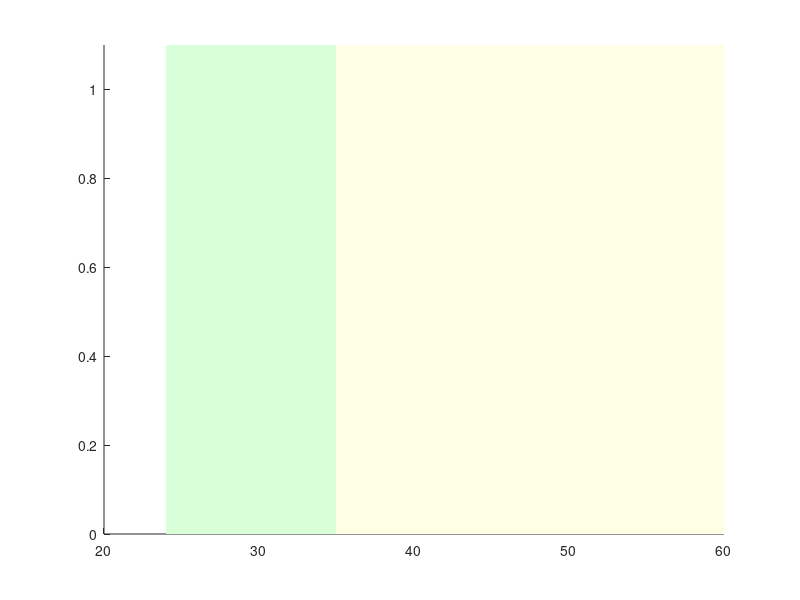

This figure's MATLAB source: (Note: this script raises an error after producing the figure.)
clear all;
clc;
num_drones = 5;
log_dir = '/home/asd/catkin_ws/src/multi_quadcopter_control/log/';
output_pdf = 'all_drones_plots.pdf';

if isfile(output_pdf)
    delete(output_pdf);
end
colors = lines(num_drones);

% === VERİ SAKLAMA HÜCRELERİ ===
thrust_all = cell(num_drones, 1);
time_all = cell(num_drones, 1);

% İvme verilerini zoom grafiğinde tekrar okumamak için hafızaya alıyoruz
acc_x_all = cell(num_drones, 1);
acc_y_all = cell(num_drones, 1);
acc_z_all = cell(num_drones, 1);
ref_acc_x = cell(num_drones, 1);
ref_acc_y = cell(num_drones, 1);
ref_acc_z = cell(num_drones, 1);


%% === VERİ OKUMA DÖNGÜSÜ ===
for i = 1:num_drones
    filename = fullfile(log_dir, sprintf('drone%d_log.txt', i));
    if ~isfile(filename)
        warning('File not found: %s', filename);
        continue;
    end

    data = readtable(filename, 'VariableNamingRule', 'preserve');
    time = data{:, "time"} - data{1, "time"};
    time_all{i} = time;

    % Thrust verilerini sakla
    thrust_all{i} = data{:, "r_thr"};
    
    % İvme verilerini sakla (Zoom kısmında kullanacağız)
    acc_x_all{i} = data{:, "a_acc.x"};
    acc_y_all{i} = data{:, "a_acc.y"};
    acc_z_all{i} = data{:, "a_acc.z"};
    
    ref_acc_x{i} = data{:, "r_acc.x"};
    ref_acc_y{i} = data{:, "r_acc.y"};
    ref_acc_z{i} = data{:, "r_acc.z"};
end

% === RENK VE ZAMAN TANIMLARI ===
t_green = [24 35 35 24];       color_green = [0.85 1 0.85];
t_yellow = [35 60 60 35];      color_yellow = [1 1 0.9];

t_zone1 = [0 8 8 0];      c_zone1 = [1 0.88 0.88];    % Pembe
t_zone2 = [8 21 21 8];    c_zone2 = [0.85 1 1];       % Mavi
t_zone3 = [21 33 33 21];  c_zone3 = [0.85 1 0.85];    % Yeşil
t_zone4 = [33 60 60 33];  c_zone4 = [1 1 0.9];        % Sarı


%% === 1. TÜM DRONE'LAR - THRUST (2 BÖLGELİ) ===
fig = figure;
hold on;
for i = 1:num_drones
    if ~isempty(thrust_all{i})
        plot(time_all{i}, thrust_all{i}, 'LineWidth', 2, 'Color', colors(i,:), 'DisplayName', sprintf('Quadcopter %d', i));
    end
end
yl = ylim; yl = [yl(1)*0.9, yl(2)*1.1]; ylim(yl); 
p1 = patch(t_green, [yl(1) yl(1) yl(2) yl(2)], color_green, 'EdgeColor', 'none', 'HandleVisibility', 'off');
p2 = patch(t_yellow, [yl(1) yl(1) yl(2) yl(2)], color_yellow, 'EdgeColor', 'none', 'HandleVisibility', 'off');
uistack(p1, 'bottom'); uistack(p2, 'bottom');
grid off; xlim([0 60]);
set(gca, 'FontName', 'Times New Roman', 'FontSize', 14, 'FontWeight', 'bold', 'LineWidth', 2, 'Box', 'on', 'Layer', 'top');
xlabel('t (s)', 'FontWeight', 'bold', 'FontSize', 14, 'FontName', 'Times New Roman');
ylabel('||f_{thrust}|| (N)', 'FontWeight', 'bold', 'FontSize', 14, 'FontName', 'Times New Roman');

% DÜZENLEME: Tek satır (Horizontal) ve Dışarıda
legend('show', 'Location','northoutside', 'Orientation', 'horizontal', 'FontSize', 12, 'FontWeight', 'bold', 'Box', 'off', 'FontName', 'Times New Roman');

exportgraphics(fig, 'drone_thrust.eps', 'ContentType', 'vector');
exportgraphics(fig, output_pdf, 'Append', true);
close(fig);


%% === 2. TÜM DRONE'LAR - DISTURBANCE FORCES (2 BÖLGELİ) ===
fig = figure;

% --- Fx ---
subplot(3,1,1); hold on;
for i = 1:num_drones
    filename = fullfile(log_dir, sprintf('drone%d_log.txt', i));
    if isfile(filename)
        data = readtable(filename, 'VariableNamingRule', 'preserve');
        plot(data{:, "time"} - data{1, "time"}, data{:, "dist_f.x"}, 'LineWidth', 2, 'Color', colors(i,:), 'DisplayName', sprintf('Quadcopter %d', i));
    end
end
yl = ylim; yl = [yl(1)*1.1, yl(2)*1.1]; ylim(yl);
p1 = patch(t_green, [yl(1) yl(1) yl(2) yl(2)], color_green, 'EdgeColor', 'none', 'HandleVisibility', 'off');
p2 = patch(t_yellow, [yl(1) yl(1) yl(2) yl(2)], color_yellow, 'EdgeColor', 'none', 'HandleVisibility', 'off');
uistack(p1, 'bottom'); uistack(p2, 'bottom');
ylabel('f_{dist,x} (N)', 'FontWeight', 'bold', 'FontSize', 14, 'FontName', 'Times New Roman'); 
grid off; xlim([0 60]); set(gca, 'FontName', 'Times New Roman', 'FontSize', 14, 'FontWeight', 'bold', 'LineWidth', 2, 'Box', 'on', 'Layer', 'top');

% DÜZENLEME: Tek satır
legend('show','FontSize',12,'FontWeight','bold','Box','off', 'FontName', 'Times New Roman', 'Location', 'northoutside', 'Orientation', 'horizontal');

% --- Fy ---
subplot(3,1,2); hold on;
for i = 1:num_drones
    filename = fullfile(log_dir, sprintf('drone%d_log.txt', i));
    if isfile(filename)
        data = readtable(filename, 'VariableNamingRule', 'preserve');
        plot(data{:, "time"} - data{1, "time"}, data{:, "dist_f.y"}, 'LineWidth', 2, 'Color', colors(i,:), 'DisplayName', sprintf('Quadcopter %d', i));
    end
end
yl = ylim; yl = [yl(1)*1.1, yl(2)*1.1]; ylim(yl);
p1 = patch(t_green, [yl(1) yl(1) yl(2) yl(2)], color_green, 'EdgeColor', 'none', 'HandleVisibility', 'off');
p2 = patch(t_yellow, [yl(1) yl(1) yl(2) yl(2)], color_yellow, 'EdgeColor', 'none', 'HandleVisibility', 'off');
uistack(p1, 'bottom'); uistack(p2, 'bottom');
ylabel('f_{dist,y} (N)', 'FontWeight', 'bold', 'FontSize', 14, 'FontName', 'Times New Roman'); 
grid off; xlim([0 60]); set(gca, 'FontName', 'Times New Roman', 'FontSize', 14, 'FontWeight', 'bold', 'LineWidth', 2, 'Box', 'on', 'Layer', 'top');

% --- Fz ---
subplot(3,1,3); hold on;
for i = 1:num_drones
    filename = fullfile(log_dir, sprintf('drone%d_log.txt', i));
    if isfile(filename)
        data = readtable(filename, 'VariableNamingRule', 'preserve');
        plot(data{:, "time"} - data{1, "time"}, data{:, "dist_f.z"}, 'LineWidth', 2, 'Color', colors(i,:), 'DisplayName', sprintf('Quadcopter %d', i));
    end
end
yl = ylim; yl = [yl(1)*1.1, yl(2)*1.1]; ylim(yl);
p1 = patch(t_green, [yl(1) yl(1) yl(2) yl(2)], color_green, 'EdgeColor', 'none', 'HandleVisibility', 'off');
p2 = patch(t_yellow, [yl(1) yl(1) yl(2) yl(2)], color_yellow, 'EdgeColor', 'none', 'HandleVisibility', 'off');
uistack(p1, 'bottom'); uistack(p2, 'bottom');
ylabel('f_{dist,z} (N)', 'FontWeight', 'bold', 'FontSize', 14, 'FontName', 'Times New Roman'); 
xlabel('t (s)', 'FontWeight', 'bold', 'FontSize', 14, 'FontName', 'Times New Roman'); 
grid off; xlim([0 60]); set(gca, 'FontName', 'Times New Roman', 'FontSize', 14, 'FontWeight', 'bold', 'LineWidth', 2, 'Box', 'on', 'Layer', 'top');
exportgraphics(fig, 'drone_disturbance.eps', 'ContentType', 'vector');
exportgraphics(fig, output_pdf, 'Append', true);
close(fig);


%% === 3. TÜM DRONE'LAR - POZİSYON (4 BÖLGELİ) ===
fig = figure;

% === X ===
subplot(3,1,1); hold on;
plot(NaN, NaN, ':k', 'LineWidth', 2, 'DisplayName', 'Desired');
for i = 1:num_drones
    filename = fullfile(log_dir, sprintf('drone%d_log.txt', i));
    if isfile(filename)
        data = readtable(filename, 'VariableNamingRule', 'preserve');
        time = data{:, "time"} - data{1, "time"};
        plot(time, data{:, "a_pos.x"}, '-',  'Color', colors(i,:), 'LineWidth', 2, 'DisplayName', sprintf('Quadcopter %d', i));
        plot(time, data{:, "r_pos.x"}, ':k', 'LineWidth', 2, 'HandleVisibility', 'off');
    end
end
yl = ylim; yl = [yl(1)-1, yl(2)+1]; ylim(yl);
p1 = patch(t_zone1, [yl(1) yl(1) yl(2) yl(2)], c_zone1, 'EdgeColor', 'none', 'HandleVisibility', 'off');
p2 = patch(t_zone2, [yl(1) yl(1) yl(2) yl(2)], c_zone2, 'EdgeColor', 'none', 'HandleVisibility', 'off');
p3 = patch(t_zone3, [yl(1) yl(1) yl(2) yl(2)], c_zone3, 'EdgeColor', 'none', 'HandleVisibility', 'off');
p4 = patch(t_zone4, [yl(1) yl(1) yl(2) yl(2)], c_zone4, 'EdgeColor', 'none', 'HandleVisibility', 'off');
uistack(p1,'bottom'); uistack(p2,'bottom'); uistack(p3,'bottom'); uistack(p4,'bottom');
ylabel('x (m)', 'FontWeight', 'bold', 'FontSize', 14, 'FontName', 'Times New Roman'); 
grid off; xlim([0 60]); set(gca, 'FontName', 'Times New Roman', 'FontSize', 14, 'FontWeight', 'bold', 'LineWidth', 2, 'Box', 'on', 'Layer', 'top');

% DÜZENLEME: Tek satır
legend('show', 'FontSize', 12, 'FontWeight', 'bold', 'Location', 'northoutside', 'Box', 'off', 'FontName', 'Times New Roman', 'Orientation', 'horizontal');

% === Y ===
subplot(3,1,2); hold on;
for i = 1:num_drones
    filename = fullfile(log_dir, sprintf('drone%d_log.txt', i));
    if isfile(filename)
        data = readtable(filename, 'VariableNamingRule', 'preserve');
        time = data{:, "time"} - data{1, "time"};
        plot(time, data{:, "a_pos.y"}, '-',  'Color', colors(i,:), 'LineWidth', 2);
        plot(time, data{:, "r_pos.y"}, ':k', 'LineWidth', 2);
    end
end
yl = ylim; yl = [yl(1)-1, yl(2)+1]; ylim(yl);
p1 = patch(t_zone1, [yl(1) yl(1) yl(2) yl(2)], c_zone1, 'EdgeColor', 'none', 'HandleVisibility', 'off');
p2 = patch(t_zone2, [yl(1) yl(1) yl(2) yl(2)], c_zone2, 'EdgeColor', 'none', 'HandleVisibility', 'off');
p3 = patch(t_zone3, [yl(1) yl(1) yl(2) yl(2)], c_zone3, 'EdgeColor', 'none', 'HandleVisibility', 'off');
p4 = patch(t_zone4, [yl(1) yl(1) yl(2) yl(2)], c_zone4, 'EdgeColor', 'none', 'HandleVisibility', 'off');
uistack(p1,'bottom'); uistack(p2,'bottom'); uistack(p3,'bottom'); uistack(p4,'bottom');
ylabel('y (m)', 'FontWeight', 'bold', 'FontSize', 14, 'FontName', 'Times New Roman'); 
grid off; xlim([0 60]); set(gca, 'FontName', 'Times New Roman', 'FontSize', 14, 'FontWeight', 'bold', 'LineWidth', 2, 'Box', 'on', 'Layer', 'top');

% === Z ===
subplot(3,1,3); hold on;
for i = 1:num_drones
    filename = fullfile(log_dir, sprintf('drone%d_log.txt', i));
    if isfile(filename)
        data = readtable(filename, 'VariableNamingRule', 'preserve');
        time = data{:, "time"} - data{1, "time"};
        plot(time, data{:, "a_pos.z"}, '-',  'Color', colors(i,:), 'LineWidth', 2);
        plot(time, data{:, "r_pos.z"}, ':k', 'LineWidth', 2);
    end
end
yl = ylim; yl = [yl(1)-0.5, yl(2)+0.5]; ylim(yl);
p1 = patch(t_zone1, [yl(1) yl(1) yl(2) yl(2)], c_zone1, 'EdgeColor', 'none', 'HandleVisibility', 'off');
p2 = patch(t_zone2, [yl(1) yl(1) yl(2) yl(2)], c_zone2, 'EdgeColor', 'none', 'HandleVisibility', 'off');
p3 = patch(t_zone3, [yl(1) yl(1) yl(2) yl(2)], c_zone3, 'EdgeColor', 'none', 'HandleVisibility', 'off');
p4 = patch(t_zone4, [yl(1) yl(1) yl(2) yl(2)], c_zone4, 'EdgeColor', 'none', 'HandleVisibility', 'off');
uistack(p1,'bottom'); uistack(p2,'bottom'); uistack(p3,'bottom'); uistack(p4,'bottom');
ylabel('z (m)', 'FontWeight', 'bold', 'FontSize', 14, 'FontName', 'Times New Roman');
xlabel('t (s)', 'FontWeight', 'bold', 'FontSize', 14, 'FontName', 'Times New Roman'); 
grid off; xlim([0 60]); set(gca, 'FontName', 'Times New Roman', 'FontSize', 14, 'FontWeight', 'bold', 'LineWidth', 2, 'Box', 'on', 'Layer', 'top');
exportgraphics(fig, 'drone_pos.eps', 'ContentType', 'vector');
exportgraphics(fig, output_pdf, 'Append', true);
close(fig);


%% === 4. TÜM DRONE'LAR - 3D KONUM ===
fig = figure;
hold on;
grid off; set(gca, 'FontName', 'Times New Roman', 'FontSize', 14, 'FontWeight', 'bold', 'LineWidth', 2, 'Box', 'on');
axis equal; axis tight; zlim([0 5]);
for i = 1:num_drones
    filename = fullfile(log_dir, sprintf('drone%d_log.txt', i));
    if isfile(filename)
        data = readtable(filename, 'VariableNamingRule', 'preserve');
        plot3(data{:, "a_pos.x"}, data{:, "a_pos.y"}, data{:, "a_pos.z"}, '-', 'Color', colors(i,:), 'LineWidth', 2, 'DisplayName', sprintf('Quadcopter %d', i));
        plot3(data{:, "r_pos.x"}, data{:, "r_pos.y"}, data{:, "r_pos.z"}, ':k', 'LineWidth', 2, 'HandleVisibility', 'off');
    end
end
xlabel('x (m)', 'FontWeight', 'bold', 'FontSize', 14, 'FontName', 'Times New Roman');
ylabel('y (m)', 'FontWeight', 'bold', 'FontSize', 14, 'FontName', 'Times New Roman');
zlabel('z (m)', 'FontWeight', 'bold', 'FontSize', 14, 'FontName', 'Times New Roman');
title('All Drones - 3D Position (Actual Trajectories)', 'FontWeight', 'bold', 'FontSize', 14, 'FontName', 'Times New Roman');

% DÜZENLEME: Tek satır
legend('show', 'Location','northoutside', 'Orientation', 'horizontal', 'FontSize', 12, 'FontWeight', 'bold', 'Box','off', 'FontName', 'Times New Roman');

view(45, 25);
exportgraphics(fig, 'all_drones_3d_position.eps', 'ContentType', 'vector');
exportgraphics(fig, output_pdf, 'Append', true);
close(fig);


%% === 5. TÜM DRONE'LAR - VELOCITY (TAM KOD) ===
fig = figure;

% Vx
subplot(3,1,1); hold on;
plot(NaN, NaN, ':k', 'LineWidth', 2, 'DisplayName', 'Desired');
for i = 1:num_drones
    filename = fullfile(log_dir, sprintf('drone%d_log.txt', i));
    if isfile(filename)
        data = readtable(filename, 'VariableNamingRule', 'preserve');
        time = data{:, "time"} - data{1, "time"};
        plot(time, data{:, "a_vel.x"}, '-', 'Color', colors(i,:), 'LineWidth', 2, 'DisplayName', sprintf('Quadcopter %d', i));
        plot(time, data{:, "r_vel.x"}, ':k', 'LineWidth', 2, 'HandleVisibility', 'off');
    end
end
% Arka Plan
yl = ylim; yl = [yl(1)-0.5, yl(2)+0.5]; ylim(yl);
p1 = patch(t_zone1, [yl(1) yl(1) yl(2) yl(2)], c_zone1, 'EdgeColor', 'none', 'HandleVisibility', 'off');
p2 = patch(t_zone2, [yl(1) yl(1) yl(2) yl(2)], c_zone2, 'EdgeColor', 'none', 'HandleVisibility', 'off');
p3 = patch(t_zone3, [yl(1) yl(1) yl(2) yl(2)], c_zone3, 'EdgeColor', 'none', 'HandleVisibility', 'off');
p4 = patch(t_zone4, [yl(1) yl(1) yl(2) yl(2)], c_zone4, 'EdgeColor', 'none', 'HandleVisibility', 'off');
uistack(p1,'bottom'); uistack(p2,'bottom'); uistack(p3,'bottom'); uistack(p4,'bottom');

ylabel('v_x (m/s)', 'FontWeight', 'bold', 'FontSize', 14, 'FontName', 'Times New Roman'); 
grid off; xlim([0 60]); set(gca, 'FontName', 'Times New Roman', 'FontSize', 14, 'FontWeight', 'bold', 'LineWidth', 2, 'Box', 'on', 'Layer', 'top');

% DÜZENLEME: Tek satır
legend('show', 'FontSize', 12, 'FontWeight', 'bold', 'Location', 'northoutside', 'Box', 'off', 'FontName', 'Times New Roman', 'Orientation', 'horizontal');

% Vy
subplot(3,1,2); hold on;
for i = 1:num_drones
    filename = fullfile(log_dir, sprintf('drone%d_log.txt', i));
    if isfile(filename)
        data = readtable(filename, 'VariableNamingRule', 'preserve');
        time = data{:, "time"} - data{1, "time"};
        plot(time, data{:, "a_vel.y"}, '-', 'Color', colors(i,:), 'LineWidth', 2);
        plot(time, data{:, "r_vel.y"}, ':k', 'LineWidth', 2);
    end
end
% Arka Plan
yl = ylim; yl = [yl(1)-0.5, yl(2)+0.5]; ylim(yl);
p1 = patch(t_zone1, [yl(1) yl(1) yl(2) yl(2)], c_zone1, 'EdgeColor', 'none', 'HandleVisibility', 'off');
p2 = patch(t_zone2, [yl(1) yl(1) yl(2) yl(2)], c_zone2, 'EdgeColor', 'none', 'HandleVisibility', 'off');
p3 = patch(t_zone3, [yl(1) yl(1) yl(2) yl(2)], c_zone3, 'EdgeColor', 'none', 'HandleVisibility', 'off');
p4 = patch(t_zone4, [yl(1) yl(1) yl(2) yl(2)], c_zone4, 'EdgeColor', 'none', 'HandleVisibility', 'off');
uistack(p1,'bottom'); uistack(p2,'bottom'); uistack(p3,'bottom'); uistack(p4,'bottom');

ylabel('v_y (m/s)', 'FontWeight', 'bold', 'FontSize', 14, 'FontName', 'Times New Roman'); 
grid off; xlim([0 60]); set(gca, 'FontName', 'Times New Roman', 'FontSize', 14, 'FontWeight', 'bold', 'LineWidth', 2, 'Box', 'on', 'Layer', 'top');

% Vz
subplot(3,1,3); hold on;
for i = 1:num_drones
    filename = fullfile(log_dir, sprintf('drone%d_log.txt', i));
    if isfile(filename)
        data = readtable(filename, 'VariableNamingRule', 'preserve');
        time = data{:, "time"} - data{1, "time"};
        plot(time, data{:, "a_vel.z"}, '-', 'Color', colors(i,:), 'LineWidth', 2);
        plot(time, data{:, "r_vel.z"}, ':k', 'LineWidth', 2);
    end
end
% Arka Plan
yl = ylim; yl = [yl(1)-0.5, yl(2)+0.5]; ylim(yl);
p1 = patch(t_zone1, [yl(1) yl(1) yl(2) yl(2)], c_zone1, 'EdgeColor', 'none', 'HandleVisibility', 'off');
p2 = patch(t_zone2, [yl(1) yl(1) yl(2) yl(2)], c_zone2, 'EdgeColor', 'none', 'HandleVisibility', 'off');
p3 = patch(t_zone3, [yl(1) yl(1) yl(2) yl(2)], c_zone3, 'EdgeColor', 'none', 'HandleVisibility', 'off');
p4 = patch(t_zone4, [yl(1) yl(1) yl(2) yl(2)], c_zone4, 'EdgeColor', 'none', 'HandleVisibility', 'off');
uistack(p1,'bottom'); uistack(p2,'bottom'); uistack(p3,'bottom'); uistack(p4,'bottom');

ylabel('v_z (m/s)', 'FontWeight', 'bold', 'FontSize', 14, 'FontName', 'Times New Roman'); 
xlabel('t (s)', 'FontWeight', 'bold', 'FontSize', 14, 'FontName', 'Times New Roman'); 
grid off; xlim([0 60]); set(gca, 'FontName', 'Times New Roman', 'FontSize', 14, 'FontWeight', 'bold', 'LineWidth', 2, 'Box', 'on', 'Layer', 'top');

exportgraphics(fig, 'all_drones_velocity.eps', 'ContentType', 'vector');
exportgraphics(fig, output_pdf, 'Append', true);
close(fig);


%% === 6. TÜM DRONE'LAR - ACCELERATION (REVİZE EDİLMİŞ ZOOM - ALT ORTA) ===
fig = figure;

% Zoom Yapılacak Zaman Aralığı
zoom_t_start = 3.5;
zoom_t_end = 8.5;
zoom_xlim = [zoom_t_start zoom_t_end];

% --- AX ---
h1 = subplot(3,1,1); hold on;
plot(NaN, NaN, ':k', 'LineWidth', 2, 'DisplayName', 'Desired');
for i = 1:num_drones
    if ~isempty(acc_x_all{i})
        plot(time_all{i}, acc_x_all{i}, '-', 'Color', colors(i,:), 'LineWidth', 2, 'DisplayName', sprintf('Quadcopter %d', i));
        plot(time_all{i}, ref_acc_x{i}, ':k', 'LineWidth', 2, 'HandleVisibility', 'off');
    end
end
% Arka Plan
yl = ylim; yl = [yl(1)-0.5, yl(2)+0.5]; ylim(yl);
p1 = patch(t_zone1, [yl(1) yl(1) yl(2) yl(2)], c_zone1, 'EdgeColor', 'none', 'HandleVisibility', 'off');
p2 = patch(t_zone2, [yl(1) yl(1) yl(2) yl(2)], c_zone2, 'EdgeColor', 'none', 'HandleVisibility', 'off');
p3 = patch(t_zone3, [yl(1) yl(1) yl(2) yl(2)], c_zone3, 'EdgeColor', 'none', 'HandleVisibility', 'off');
p4 = patch(t_zone4, [yl(1) yl(1) yl(2) yl(2)], c_zone4, 'EdgeColor', 'none', 'HandleVisibility', 'off');
uistack(p1,'bottom'); uistack(p2,'bottom'); uistack(p3,'bottom'); uistack(p4,'bottom');
% Zoom Dikdörtgeni
rectangle('Position', [zoom_t_start, yl(1)+0.2, zoom_t_end-zoom_t_start, yl(2)-yl(1)-0.4], 'EdgeColor', 'r', 'LineWidth', 2, 'LineStyle', '--');
ylabel('a_x (m/s^2)', 'FontWeight', 'bold', 'FontSize', 14, 'FontName', 'Times New Roman'); 
grid off; xlim([0 60]); 
set(gca, 'FontName', 'Times New Roman', 'FontSize', 14, 'FontWeight', 'bold', 'LineWidth', 2, 'Box', 'on', 'Layer', 'top');

% DÜZENLEME: Tek satır
legend('show', 'FontSize', 12, 'FontWeight', 'bold', 'Location', 'northoutside', 'Box', 'off', 'FontName', 'Times New Roman', 'Orientation', 'horizontal');

% >> INSET ZOOM AX (Konum Değiştirildi: Alt-Orta Mavi Bölge) <<
main_pos = get(h1, 'Position'); 
inset_w = main_pos(3) * 0.15;   % Genişlik (Ana grafiğin %20'si)
inset_h = main_pos(4) * 0.25;   % Yükseklik (Ana grafiğin %30'u)
% Konum: Yatayda ortaya yakın (0.3), Dikeyde aşağıda (0.1)
inset_x = main_pos(1) + main_pos(3)*0.19; 
inset_y = main_pos(2) + main_pos(4)*0.12;
ax_ins = axes('Position', [inset_x inset_y inset_w inset_h]);
box on; hold on;
for i=1:num_drones
    plot(time_all{i}, acc_x_all{i}, 'Color', colors(i,:), 'LineWidth', 2);
    plot(time_all{i}, ref_acc_x{i}, ':k', 'LineWidth', 2);
end
xlim(zoom_xlim); grid off; set(gca, 'Color', 'w', 'FontSize', 8);

% --- AY ---
h2 = subplot(3,1,2); hold on;
for i = 1:num_drones
    if ~isempty(acc_y_all{i})
        plot(time_all{i}, acc_y_all{i}, '-', 'Color', colors(i,:), 'LineWidth', 2);
        plot(time_all{i}, ref_acc_y{i}, ':k', 'LineWidth', 2);
    end
end
% Arka Plan
yl = ylim; yl = [yl(1)-0.5, yl(2)+0.5]; ylim(yl);
p1 = patch(t_zone1, [yl(1) yl(1) yl(2) yl(2)], c_zone1, 'EdgeColor', 'none', 'HandleVisibility', 'off');
p2 = patch(t_zone2, [yl(1) yl(1) yl(2) yl(2)], c_zone2, 'EdgeColor', 'none', 'HandleVisibility', 'off');
p3 = patch(t_zone3, [yl(1) yl(1) yl(2) yl(2)], c_zone3, 'EdgeColor', 'none', 'HandleVisibility', 'off');
p4 = patch(t_zone4, [yl(1) yl(1) yl(2) yl(2)], c_zone4, 'EdgeColor', 'none', 'HandleVisibility', 'off');
uistack(p1,'bottom'); uistack(p2,'bottom'); uistack(p3,'bottom'); uistack(p4,'bottom');
% Zoom Dikdörtgeni
rectangle('Position', [zoom_t_start, yl(1)+0.2, zoom_t_end-zoom_t_start, yl(2)-yl(1)-0.4], 'EdgeColor', 'r', 'LineWidth', 2, 'LineStyle', '--');
ylabel('a_y (m/s^2)', 'FontWeight', 'bold', 'FontSize', 14, 'FontName', 'Times New Roman'); 
grid off; xlim([0 60]); 
set(gca, 'FontName', 'Times New Roman', 'FontSize', 14, 'FontWeight', 'bold', 'LineWidth', 2, 'Box', 'on', 'Layer', 'top');

% >> INSET ZOOM AY <<
main_pos = get(h2, 'Position');
inset_w = main_pos(3) * 0.15;
inset_h = main_pos(4) * 0.25;
% Konum: Yatayda ortaya yakın (0.3), Dikeyde aşağıda (0.1)
inset_x = main_pos(1) + main_pos(3)*0.19;
inset_y = main_pos(2) + main_pos(4)*0.12;
ax_ins = axes('Position', [inset_x inset_y inset_w inset_h]);
box on; hold on;
for i=1:num_drones
    plot(time_all{i}, acc_y_all{i}, 'Color', colors(i,:), 'LineWidth', 2);
    plot(time_all{i}, ref_acc_y{i}, ':k', 'LineWidth', 2);
end
xlim(zoom_xlim); grid off; set(gca, 'Color', 'w', 'FontSize', 8);

% --- AZ ---
h3 = subplot(3,1,3); hold on;
for i = 1:num_drones
    if ~isempty(acc_z_all{i})
        plot(time_all{i}, acc_z_all{i}, '-', 'Color', colors(i,:), 'LineWidth', 2);
        plot(time_all{i}, ref_acc_z{i}, ':k', 'LineWidth', 2);
    end
end
% Arka Plan
yl = ylim; yl = [yl(1)-0.5, yl(2)+0.5]; ylim(yl);
p1 = patch(t_zone1, [yl(1) yl(1) yl(2) yl(2)], c_zone1, 'EdgeColor', 'none', 'HandleVisibility', 'off');
p2 = patch(t_zone2, [yl(1) yl(1) yl(2) yl(2)], c_zone2, 'EdgeColor', 'none', 'HandleVisibility', 'off');
p3 = patch(t_zone3, [yl(1) yl(1) yl(2) yl(2)], c_zone3, 'EdgeColor', 'none', 'HandleVisibility', 'off');
p4 = patch(t_zone4, [yl(1) yl(1) yl(2) yl(2)], c_zone4, 'EdgeColor', 'none', 'HandleVisibility', 'off');
uistack(p1,'bottom'); uistack(p2,'bottom'); uistack(p3,'bottom'); uistack(p4,'bottom');
% Zoom Dikdörtgeni
rectangle('Position', [zoom_t_start, yl(1)+0.2, zoom_t_end-zoom_t_start, yl(2)-yl(1)-0.4], 'EdgeColor', 'r', 'LineWidth', 2, 'LineStyle', '--');
ylabel('a_z (m/s^2)', 'FontWeight', 'bold', 'FontSize', 14, 'FontName', 'Times New Roman');
xlabel('t (s)', 'FontWeight', 'bold', 'FontSize', 14, 'FontName', 'Times New Roman'); 
grid off; xlim([0 60]); 
set(gca, 'FontName', 'Times New Roman', 'FontSize', 14, 'FontWeight', 'bold', 'LineWidth', 2, 'Box', 'on', 'Layer', 'top');

% >> INSET ZOOM AZ <<
main_pos = get(h3, 'Position');
inset_w = main_pos(3) * 0.15;
inset_h = main_pos(4) * 0.25;
% Konum: Yatayda ortaya yakın (0.3), Dikeyde aşağıda (0.1)
inset_x = main_pos(1) + main_pos(3)*0.19;
inset_y = main_pos(2) + main_pos(4)*0.12;
ax_ins = axes('Position', [inset_x inset_y inset_w inset_h]);
box on; hold on;
for i=1:num_drones
    plot(time_all{i}, acc_z_all{i}, 'Color', colors(i,:), 'LineWidth', 2);
    plot(time_all{i}, ref_acc_z{i}, ':k', 'LineWidth', 2);
end
xlim(zoom_xlim); grid off; set(gca, 'Color', 'w', 'FontSize', 8);

exportgraphics(fig, 'all_drones_acceleration_zoomed.eps', 'ContentType', 'vector');
exportgraphics(fig, output_pdf, 'Append', true);
close(fig);

%% === 7. TÜM DRONE'LAR - EULER AÇILARI (DÜZELTİLMİŞ) ===
fig = figure;

% --- Roll (Phi) ---
subplot(3,1,1); hold on;
plot(NaN, NaN, ':k', 'LineWidth', 2, 'DisplayName', 'Desired');
for i = 1:num_drones
    filename = fullfile(log_dir, sprintf('drone%d_log.txt', i));
    if isfile(filename)
        data = readtable(filename, 'VariableNamingRule', 'preserve');
        time = data{:, "time"} - data{1, "time"};
        
        plot(time, data{:, "a_eul_ang.x"}, '-', 'Color', colors(i,:), 'LineWidth', 2, 'DisplayName', sprintf('Quadcopter %d', i));
        plot(time, data{:, "r_eul_ang.x"}, ':k', 'LineWidth', 2, 'HandleVisibility', 'off');
    end
end
% Arka Plan Renkleri
yl = ylim; yl = [yl(1)-0.1, yl(2)+0.1]; ylim(yl);
p1 = patch(t_zone1, [yl(1) yl(1) yl(2) yl(2)], c_zone1, 'EdgeColor', 'none', 'HandleVisibility', 'off');
p2 = patch(t_zone2, [yl(1) yl(1) yl(2) yl(2)], c_zone2, 'EdgeColor', 'none', 'HandleVisibility', 'off');
p3 = patch(t_zone3, [yl(1) yl(1) yl(2) yl(2)], c_zone3, 'EdgeColor', 'none', 'HandleVisibility', 'off');
p4 = patch(t_zone4, [yl(1) yl(1) yl(2) yl(2)], c_zone4, 'EdgeColor', 'none', 'HandleVisibility', 'off');
uistack(p1,'bottom'); uistack(p2,'bottom'); uistack(p3,'bottom'); uistack(p4,'bottom');

ylabel('\phi (rad)', 'FontWeight', 'bold', 'FontSize', 14, 'FontName', 'Times New Roman'); 
grid off; xlim([0 60]); 
set(gca, 'FontName', 'Times New Roman', 'FontSize', 14, 'FontWeight', 'bold', 'LineWidth', 2, 'Box', 'on', 'Layer', 'top');

% DÜZENLEME: Tek satır
legend('show', 'FontSize', 12, 'FontWeight', 'bold', 'Location', 'northoutside', 'Box', 'off', 'FontName', 'Times New Roman', 'Orientation', 'horizontal');

% --- Pitch (Theta) ---
subplot(3,1,2); hold on;
for i = 1:num_drones
    filename = fullfile(log_dir, sprintf('drone%d_log.txt', i));
    if isfile(filename)
        data = readtable(filename, 'VariableNamingRule', 'preserve');
        time = data{:, "time"} - data{1, "time"};
        
        plot(time, data{:, "a_eul_ang.y"}, '-', 'Color', colors(i,:), 'LineWidth', 2, 'DisplayName', sprintf('Quadcopter %d', i));
        plot(time, data{:, "r_eul_ang.y"}, ':k', 'LineWidth', 2, 'HandleVisibility', 'off');
    end
end
% Arka Plan Renkleri
yl = ylim; yl = [yl(1)-0.1, yl(2)+0.1]; ylim(yl);
p1 = patch(t_zone1, [yl(1) yl(1) yl(2) yl(2)], c_zone1, 'EdgeColor', 'none', 'HandleVisibility', 'off');
p2 = patch(t_zone2, [yl(1) yl(1) yl(2) yl(2)], c_zone2, 'EdgeColor', 'none', 'HandleVisibility', 'off');
p3 = patch(t_zone3, [yl(1) yl(1) yl(2) yl(2)], c_zone3, 'EdgeColor', 'none', 'HandleVisibility', 'off');
p4 = patch(t_zone4, [yl(1) yl(1) yl(2) yl(2)], c_zone4, 'EdgeColor', 'none', 'HandleVisibility', 'off');
uistack(p1,'bottom'); uistack(p2,'bottom'); uistack(p3,'bottom'); uistack(p4,'bottom');

ylabel('\theta (rad)', 'FontWeight', 'bold', 'FontSize', 14, 'FontName', 'Times New Roman'); 
grid off; xlim([0 60]); 
set(gca, 'FontName', 'Times New Roman', 'FontSize', 14, 'FontWeight', 'bold', 'LineWidth', 2, 'Box', 'on', 'Layer', 'top');

% --- Yaw (Psi) ---
subplot(3,1,3); hold on;
for i = 1:num_drones
    filename = fullfile(log_dir, sprintf('drone%d_log.txt', i));
    if isfile(filename)
        data = readtable(filename, 'VariableNamingRule', 'preserve');
        time = data{:, "time"} - data{1, "time"};
        
        plot(time, data{:, "a_eul_ang.z"}, '-', 'Color', colors(i,:), 'LineWidth', 2, 'DisplayName', sprintf('Quadcopter %d', i));
        plot(time, data{:, "r_eul_ang.z"}, ':k', 'LineWidth', 2, 'HandleVisibility', 'off');
    end
end
% Arka Plan Renkleri
yl = ylim; yl = [yl(1)-0.1, yl(2)+0.1]; ylim(yl);
p1 = patch(t_zone1, [yl(1) yl(1) yl(2) yl(2)], c_zone1, 'EdgeColor', 'none', 'HandleVisibility', 'off');
p2 = patch(t_zone2, [yl(1) yl(1) yl(2) yl(2)], c_zone2, 'EdgeColor', 'none', 'HandleVisibility', 'off');
p3 = patch(t_zone3, [yl(1) yl(1) yl(2) yl(2)], c_zone3, 'EdgeColor', 'none', 'HandleVisibility', 'off');
p4 = patch(t_zone4, [yl(1) yl(1) yl(2) yl(2)], c_zone4, 'EdgeColor', 'none', 'HandleVisibility', 'off');
uistack(p1,'bottom'); uistack(p2,'bottom'); uistack(p3,'bottom'); uistack(p4,'bottom');

ylabel('\psi (rad)', 'FontWeight', 'bold', 'FontSize', 14, 'FontName', 'Times New Roman');
xlabel('t (s)', 'FontWeight', 'bold', 'FontSize', 14, 'FontName', 'Times New Roman'); 
grid off; xlim([0 60]); 
set(gca, 'FontName', 'Times New Roman', 'FontSize', 14, 'FontWeight', 'bold', 'LineWidth', 2, 'Box', 'on', 'Layer', 'top');

exportgraphics(fig, 'all_drones_euler.eps', 'ContentType', 'vector');
exportgraphics(fig, output_pdf, 'Append', true);
close(fig);

%% === 8. TÜM DRONE'LAR - 3D POZİSYON HATASI ===
fig = figure;
hold on;

for i = 1:num_drones
    filename = fullfile(log_dir, sprintf('drone%d_log.txt', i));
    if isfile(filename)
        data = readtable(filename, 'VariableNamingRule', 'preserve');
        time = data{:, "time"} - data{1, "time"};
        x = data{:, "a_pos.x"};  y = data{:, "a_pos.y"};  z = data{:, "a_pos.z"};
        xr = data{:, "r_pos.x"}; yr = data{:, "r_pos.y"}; zr = data{:, "r_pos.z"};
        pos_error = sqrt((x - xr).^2 + (y - yr).^2 + (z - zr).^2);
        plot(time, pos_error, 'LineWidth', 2, 'Color', colors(i,:), 'DisplayName', sprintf('Quadcopter %d', i));
    end
end

xlabel('t (s)', 'FontWeight', 'bold', 'FontSize', 14, 'FontName', 'Times New Roman');
ylabel('||e_p|| (m)', 'FontWeight', 'bold', 'FontSize', 14, 'FontName', 'Times New Roman');

% DÜZENLEME: Tek satır
legend('show', 'Location', 'northoutside', 'Orientation', 'horizontal', 'FontSize', 12, 'FontWeight', 'bold', 'Box','off', 'FontName', 'Times New Roman');

grid off; set(gca, 'FontName', 'Times New Roman', 'FontSize', 14, 'FontWeight', 'bold', 'LineWidth', 2, 'Box', 'on');

exportgraphics(fig, 'all_drones_position_error.eps', 'ContentType', 'vector');
exportgraphics(fig, output_pdf, 'Append', true);
close(fig);

%% === 9. RMSE (ORTALAMA) VE ISE (TOPLAM) HATA HESAPLAMASI ===
fprintf('\n=======================================================\n');
fprintf('   PERFORMANS METRİKLERİ (RMSE: Ortalama, ISE: Toplam)   \n');
fprintf('=======================================================\n');

for i = 1:num_drones
    filename = fullfile(log_dir, sprintf('drone%d_log.txt', i));
    if isfile(filename)
        data = readtable(filename, 'VariableNamingRule', 'preserve');
        
        % Zaman farklarını (dt) hesapla (İntegral için gerekli)
        t = data{:, "time"} - data{1, "time"};
        dt = [0; diff(t)]; % Her adım arasındaki süre
        
        % Hata hesapla
        e_x = data{:, "a_pos.x"} - data{:, "r_pos.x"};
        e_y = data{:, "a_pos.y"} - data{:, "r_pos.y"};
        e_z = data{:, "a_pos.z"} - data{:, "r_pos.z"};
        
        % Anlık Hata Karesi (e^2)
        sq_error = e_x.^2 + e_y.^2 + e_z.^2;
        
        % 1. RMSE (Ortalama Hata)
        rmse_3d = sqrt(mean(sq_error));
        
        % 2. ISE (Toplam Hata - Integral Squared Error) -> Integral(e^2 dt)
        % Bu değer uçuş süresi uzadıkça büyür.
        ise_3d = sum(sq_error .* dt); 
        
        fprintf('Quadcopter %d -> RMSE (Ortalama): %.5f m | ISE (Toplam): %.5f\n', i, rmse_3d, ise_3d);
    else
        fprintf('Quadcopter %d: Dosya bulunamadı.\n', i);
    end
end
fprintf('=======================================================\n');
